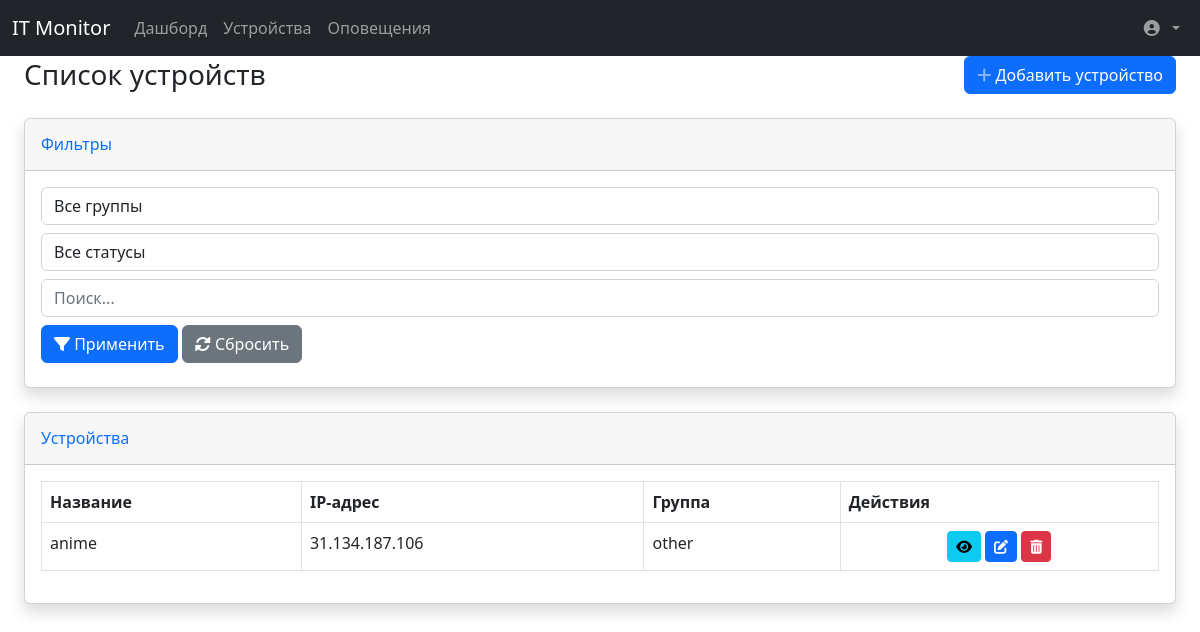
/devices, run on the app's committed database.
### app.py (models this page shows)
class Device(db.Model):
    __tablename__ = 'devices'
    id = db.Column(db.Integer, primary_key=True)
    name = db.Column(db.String(100), nullable=False)
    ip_address = db.Column(db.String(15), nullable=False)
    device_type = db.Column(db.Enum(DeviceType, values_callable=lambda x: [e.value for e in DeviceType]),
                            nullable=False,
                            default=DeviceType.OTHER)
    group = db.Column(db.String(50), nullable=False)
    check_interval = db.Column(db.Integer, default=60)  # Интервал проверки в секундах
    monitoring_methods = db.Column(db.String(200), default='ping')  # Методы мониторинга, хранятся как строка, разделенная запятыми.
    description = db.Column(db.String(200))
    created_at = db.Column(db.DateTime, default=datetime.utcnow)
    updated_at = db.Column(db.DateTime, default=datetime.utcnow, onupdate=datetime.utcnow)
    last_check = db.Column(db.DateTime)
    monitoring_results = db.relationship(
        'MonitoringResult',
        back_populates='device',
        lazy='dynamic',
        cascade='all, delete-orphan'
    )
    @property
    def last_check(self):
        last_result = self.monitoring_results.order_by(MonitoringResult.timestamp.desc()).first()
        return last_result.timestamp if last_result else None

### app.py (the view)
@app.route('/devices')
def device_list():
    form = FilterForm(request.args) #Связываем request.args с формой
    selected_group = form.group.data
    selected_status = form.status.data
    search_term = form.search.data
    devices = Device.query #Предположим, что Device - это ваша модель
    if selected_group != 'all':
        devices = devices.filter_by(group=selected_group)
    devices = devices.all() #Получаем результаты
    return render_template('devices/list.html', devices=devices, form=form)

### app.py
class FilterForm(FlaskForm):
    group = SelectField(
        'Группа',
        choices=[
            ('all', 'Все группы'),
            ('servers', 'Серверы'),
            ('routers', 'Роутеры'),
            ('cameras', 'Камеры'),
            ('other', 'Другое')
        ],
        default='all'
    )
    status = SelectField(
        'Статус',
        choices=[
            ('all', 'Все статусы'),
            ('online', 'Только онлайн'),
            ('offline', 'Только оффлайн')
        ],
        default='all'
    )
    search = StringField('Поиск по названию')
    submit = SubmitField('Применить фильтры')

### app.py (called while the page is built)
@app.before_request
def check_admin_count():
    if request.path.startswith('/admin'):  # Проверяем путь вместо endpoint
        admins_count = User.query.filter_by(role='admin').count()
        if admins_count < 1:
            abort(403, description="В системе должен быть хотя бы один администратор")

### templates/devices/list.html (shortened to what this page needs)
{% extends "base.html" %}
{% block content %}
<div class="container-fluid">
    <div class="d-sm-flex align-items-center justify-content-between mb-4">
        <h1 class="h3 mb-0 text-gray-800">Список устройств</h1>
        <a href="{{ url_for('add_device') }}" class="btn btn-primary btn-icon-split">
            <span class="icon text-white-50">
                <i class="fas fa-plus"></i>
            </span>
            <span class="text">Добавить устройство</span>
        </a>
    </div>
    <div class="card shadow mb-4">
        <div class="card-header py-3">
            <h6 class="m-0 font-weight-bold text-primary">Фильтры</h6>
        </div>
        <div class="card-body">
            <form method="get" class="form-inline">
                <div class="form-group mr-2 mb-2">
                    {{ form.group(class="form-control") }}
                </div>
                <div class="form-group mr-2 mb-2">
                    {{ form.status(class="form-control") }}
                </div>
                <div class="form-group mr-2 mb-2">
                    {{ form.search(class="form-control", placeholder="Поиск...") }}
                </div>
                <button type="submit" class="btn btn-primary mb-2">
                    <i class="fas fa-filter"></i> Применить
                </button>
                <a href="{{ url_for('device_list') }}" class="btn btn-secondary mb-2 ml-2">
                    <i class="fas fa-sync-alt"></i> Сбросить
                </a>
            </form>
        </div>
    </div>
    <div class="card shadow mb-4">
        <div class="card-header py-3">
            <h6 class="m-0 font-weight-bold text-primary">Устройства</h6>
        </div>
        <div class="card-body">
            <div class="table-responsive">
                <table class="table table-bordered" width="100%" cellspacing="0">
                    <thead>
                        <tr>
                            <th>Название</th>
                            <th>IP-адрес</th>
                            <th>Группа</th>
                            <th>Действия</th>
                        </tr>
                    </thead>
                    <tbody>
                        {% for device in devices %}
                        <tr>
                            <td>{{ device.name }}</td>
                            <td>{{ device.ip_address }}</td>
                            <td>{{ device.group }}</td>
                            <td class="text-center">
                                <a href="{{ url_for('device_details', id=device.id) }}" class="btn btn-sm btn-info mr-2" title="Просмотр">
                                    <i class="fas fa-eye"></i>
                                </a>
                                <a href="{{ url_for('edit_device', id=device.id) }}" class="btn btn-sm btn-primary mr-2" title="Редактировать">
                                    <i class="fas fa-edit"></i>
                                </a>
                                <form action="{{ url_for('delete_device', id=device.id) }}" method="post" style="display:inline;">
                                    <button type="submit" class="btn btn-sm btn-danger" title="Удалить" onclick="return confirm('Вы уверены?')">
                                        <i class="fas fa-trash-alt"></i>
                                    </button>
                                </form>
                            </td>
                        </tr>
                        {% endfor %}
                    </tbody>
                </table>
            </div>
        </div>
    </div>
</div>
{% endblock %}

### data on the page
Device: name "anime", ip_address "31.134.187.106", group "other"
